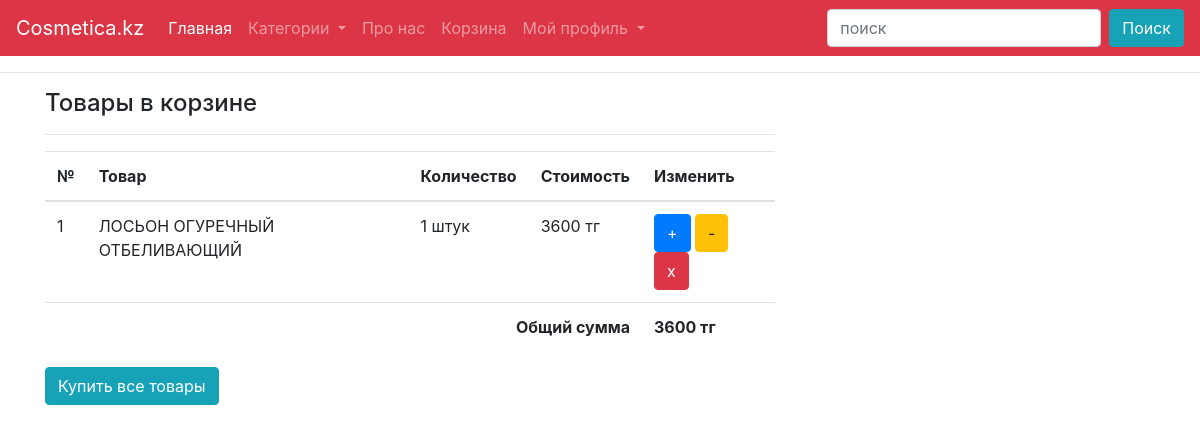
The app's page /cart/ (signed in) with its own data.
### cosmetica/models.py (models this page shows, shortened)
class Cart(models.Model):
    product = models.ForeignKey(Product, on_delete=models.SET_NULL, null=True, blank=True)
    user = models.ForeignKey(User, on_delete=models.SET_NULL, null=True, blank=True)
    count = models.PositiveSmallIntegerField(default=1)
    status = models.BooleanField(default=False)
    created_at = models.DateTimeField(auto_now_add=True)
    updated_at = models.DateTimeField(auto_now=True)

class Product(models.Model):
    title = models.CharField(max_length=200)
    slug = models.SlugField(unique=True)
    category = models.ForeignKey(Category, on_delete=models.CASCADE)
    image = models.ImageField(upload_to="products")
    marked_price = models.PositiveIntegerField()
    selling_price = models.PositiveIntegerField()
    description = models.TextField()
    count = models.PositiveIntegerField(default=0)
    created_at = models.DateTimeField(auto_now_add=True)
    updated_at = models.DateTimeField(auto_now=True)

### cosmetica/views.py (the view, shortened to what this page needs)
# urls.py: path('cart/', CartPageView.as_view(), name="cart"),
class CartPageView(DataMixin, ListView):
    template_name = "mycart.html"
    model = Cart
    def get_queryset(self):
        user = self.request.user
        cart = Cart.objects.select_related("user").select_related("product").filter(user=user, status=False).all()
        return cart
    def get_context_data(self, **kwargs):
        totalSum = 0
        for i in self.object_list:
            totalSum += i.product.selling_price * i.count
        context = super().get_context_data(**kwargs)
        context["total_summa"] = totalSum
        mixin = self.get_user_context(title="cart")
        return dict(list(context.items()) + list(mixin.items()))

### cosmetica/models.py (called while the page is built)
    def get_absolute_url(self):
        return reverse('category', kwargs={"slug": self.slug})

### cosmetica/utils.py (called while the page is built)
    def get_user_context(self, **kwargs):
        context = kwargs
        cats = Category.objects.all()
        context["cats"] = cats
        if 'cat_selected' not in context:
            context["cat_selected"] = 0
        return context

### cosmetica/templates/mycart.html (shortened to what this page needs)
{% extends 'base.html' %}
{% block content %}
    <div class="container">
        <div class="row">
            <div class="col-md-8">
                <h4>Товары в корзине</h4>
                <hr>
                <table class="table">
                    <thead>
                    <tr>
                        <th>№</th>
                        <th>Товар</th>
                        <th>Количество</th>
                        <th>Стоимость</th>
                        <th>Изменить</th>
                    </tr>
                    </thead>
                    <tbody>
                    {% for cart_item in object_list %}
                        <tr>
                            <td>{{ forloop.counter }}</td>
                            <td>{{ cart_item.product.title }}</td>
                            <td>{{ cart_item.count }} штук</td>
                            <td>{{ cart_item.product.selling_price }} тг</td>
                            <td>
                                <a href="{% url 'manager_cart' cart_item.id %}?action=inc"
                                   class="btn btn-primary">+</a>
                                <a href="{% url 'manager_cart' cart_item.id %}?action=dcr"
                                   class="btn btn-warning">- </a>
                                <a href="{% url 'manager_cart' cart_item.id %}?action=rmv" class="btn btn-danger">x </a>
                            </td>
                        </tr>
                    {% endfor %}
                    <tr>
                        <th colspan="4" class="text-right">Общий сумма</th>
                        <th>{{ total_summa }} тг</th>
                    </tr>
                    </tbody>
                </table>
                <form action="{% url 'buyAllProduct'%}" method="post">
                    <button class="btn btn-info" > Купить все товары </button>
                </form>
            </div>
        </div>
    </div>
{% endblock %}

### records on screen
Cart: product "ЛОСЬОН ОГУРЕЧНЫЙ ОТБЕЛИВАЮЩИЙ", count "1", product.selling_price "3600"

### other values on screen
{{ total_summa }} "3600"
